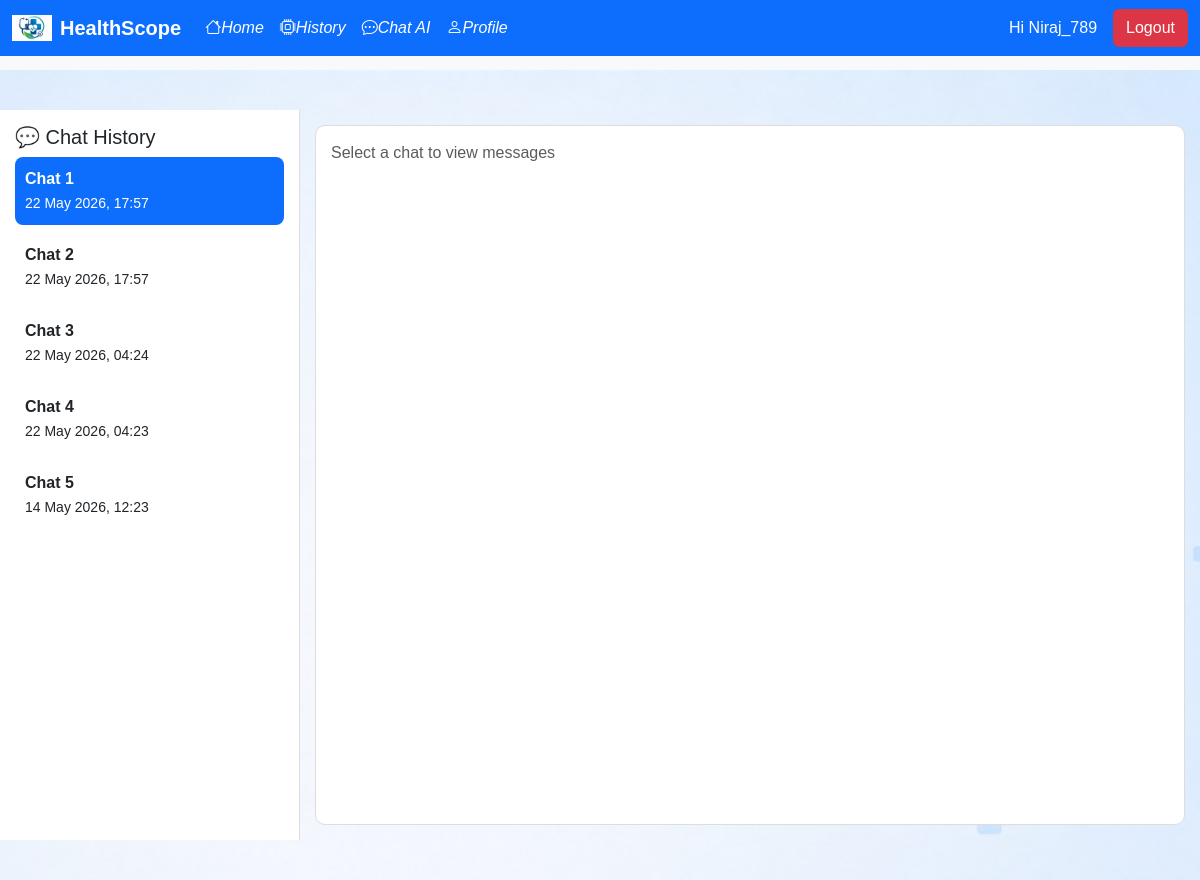
Screenshot of /chate/chat/history/ (signed in) with the database file from the repository.
### apps/chat/models.py (models this page shows, shortened)
class Conversation(models.Model):
    user = models.ForeignKey(User, on_delete=models.CASCADE)
    title = models.CharField(max_length=200, blank=True)
    created_at = models.DateTimeField(auto_now_add=True)

### apps/chat/views.py (the view)
# urls.py: path('history/', history_page, name='history'),
@login_required
def history_page(request):
    conversations = Conversation.objects.filter(user=request.user).order_by('-created_at')
    return render(request, 'chat/history.html', {
        "conversations": conversations
    })

### templates/chat/history.html (shortened to what this page needs)
{% extends 'base.html' %}
{% load static %}
{% block content %}
  <div class="profile-bg">
    <div class="main-container">
      <div class="sidebar">
        <h5>💬 Chat History</h5>
        {% for conv in conversations %}
          <div class="chat-item" onclick="loadConversation({{ conv.id }}, this)">
            <strong>Chat {{ forloop.counter }}</strong><br />
            <small>{{ conv.created_at|date:'d M Y, H:i' }}</small>
          </div>
        {% empty %}
          <p>No chats yet</p>
        {% endfor %}
      </div>
      <div class="chat-area">
        <div id="chat-box" class="chat-box">
          <p class="text-muted">Select a chat to view messages</p>
        </div>
      </div>
    </div>
  </div>
{% endblock %}

### templates/base.html (shortened to what this page needs)
{% load static %}
<!DOCTYPE html>
<html lang="en">
  <head>
    <link href="https://cdn.jsdelivr.net/npm/bootstrap@5.3.8/dist/css/bootstrap.min.css" rel="stylesheet" />
    <link href="https://cdn.jsdelivr.net/npm/bootstrap-icons@1.11.3/font/bootstrap-icons.css" rel="stylesheet" />
  </head>
  <body style="padding-top: 70px;">
    <nav class="navbar navbar-expand-lg navbar-dark bg-primary fixed-top">
      <div class="container-fluid">
        <a class="navbar-brand d-flex align-items-center" href="{% url 'home' %}">
          <img src="{% static 'images\c4330dc9-cd7a-4d83-8b1e-c3cf85d68733.jpeg' %}" width="40" class="me-2" />
          <strong>HealthScope</strong>
        </a>
        <div class="collapse navbar-collapse" id="navbarSupportedContent">
          <ul class="navbar-nav me-auto mb-2 mb-lg-0">
            <li class="nav-item">
              <a class="nav-link active" href="{% url 'home' %}"><i class="bi bi-house">Home</i></a>
            </li>
            {% if user.is_authenticated %}
              <li class="nav-item">
                <a class="nav-link active" href="{% url 'history' %}"><i class="bi bi-cpu">History</i></a>
              </li>
              <li class="nav-item">
                <a class="nav-link active" href="{% url 'chatbot' %}"><i class="bi bi-chat-dots">Chat AI</i></a>
              </li>
              <li class="nav-item">
                <a class="nav-link active" href="{% url 'profile' %}"><i class="bi bi-person">Profile</i></a>
              </li>
            {% endif %}
          </ul>
          {% if not user.is_authenticated %}
            <a class="btn btn-outline-light mx-2" href="{% url 'login' %}">Login</a>
            <a class="btn btn-light" href="{% url 'register' %}">Register</a>
          {% else %}
            <span class="text-white me-3">Hi {{ user.username }}</span>
            <a class="btn btn-danger" href="{% url 'logout' %}">Logout</a>
          {% endif %}
        </div>
      </div>
    </nav>
    {% block content %}
    {% endblock %}
  </body>
</html>

### rows the page displays
Conversation: created_at "22 May 2026, 17:57"
Conversation: created_at "22 May 2026, 17:57"
Conversation: created_at "22 May 2026, 04:24"
Conversation: created_at "22 May 2026, 04:23"
Conversation: created_at "14 May 2026, 12:23"

### other values shown
{{ user.username }} "Niraj_789"
